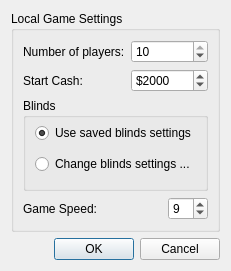
<?xml version="1.0" encoding="UTF-8"?>
<ui version="4.0">
 <class>newGameDialog</class>
 <widget class="QDialog" name="newGameDialog">
  <property name="geometry">
   <rect>
    <x>0</x>
    <y>0</y>
    <width>225</width>
    <height>271</height>
   </rect>
  </property>
  <property name="windowTitle">
   <string>Start Local Game</string>
  </property>
  <layout class="QGridLayout">
   <item row="0" column="0">
    <widget class="QGroupBox" name="groupBox">
     <property name="title">
      <string>Local Game Settings</string>
     </property>
     <layout class="QGridLayout">
      <item row="0" column="0">
       <widget class="QLabel" name="label">
        <property name="text">
         <string>Number of players:</string>
        </property>
        <property name="buddy">
         <cstring>spinBox_quantityPlayers</cstring>
        </property>
       </widget>
      </item>
      <item row="0" column="1" colspan="2">
       <widget class="QSpinBox" name="spinBox_quantityPlayers">
        <property name="minimum">
         <number>2</number>
        </property>
        <property name="maximum">
         <number>10</number>
        </property>
        <property name="value">
         <number>10</number>
        </property>
       </widget>
      </item>
      <item row="1" column="0">
       <widget class="QLabel" name="label_2">
        <property name="text">
         <string>Start Cash:</string>
        </property>
        <property name="buddy">
         <cstring>spinBox_startCash</cstring>
        </property>
       </widget>
      </item>
      <item row="1" column="1" colspan="2">
       <widget class="QSpinBox" name="spinBox_startCash">
        <property name="prefix">
         <string>$</string>
        </property>
        <property name="minimum">
         <number>1000</number>
        </property>
        <property name="maximum">
         <number>1000000</number>
        </property>
        <property name="singleStep">
         <number>50</number>
        </property>
        <property name="value">
         <number>2000</number>
        </property>
       </widget>
      </item>
      <item row="2" column="0" colspan="3">
       <widget class="QGroupBox" name="groupBox_2">
        <property name="title">
         <string>Blinds</string>
        </property>
        <layout class="QGridLayout">
         <property name="topMargin">
          <number>0</number>
         </property>
         <item row="0" column="0">
          <widget class="QRadioButton" name="radioButton_useSavedBlindsSettings">
           <property name="text">
            <string>Use saved blinds settings</string>
           </property>
           <property name="checked">
            <bool>true</bool>
           </property>
          </widget>
         </item>
         <item row="1" column="0">
          <widget class="QRadioButton" name="radioButton_changeBlindsSettings">
           <property name="text">
            <string>Change blinds settings ...</string>
           </property>
          </widget>
         </item>
        </layout>
       </widget>
      </item>
      <item row="3" column="0" colspan="2">
       <widget class="QLabel" name="label_5">
        <property name="text">
         <string>Game Speed:</string>
        </property>
        <property name="buddy">
         <cstring>spinBox_gameSpeed</cstring>
        </property>
       </widget>
      </item>
      <item row="3" column="2">
       <widget class="QSpinBox" name="spinBox_gameSpeed">
        <property name="minimum">
         <number>1</number>
        </property>
        <property name="maximum">
         <number>11</number>
        </property>
        <property name="value">
         <number>9</number>
        </property>
       </widget>
      </item>
     </layout>
    </widget>
   </item>
   <item row="1" column="0">
    <widget class="QDialogButtonBox" name="buttonBox">
     <property name="orientation">
      <enum>Qt::Horizontal</enum>
     </property>
     <property name="standardButtons">
      <set>QDialogButtonBox::Cancel|QDialogButtonBox::Ok</set>
     </property>
    </widget>
   </item>
  </layout>
 </widget>
 <tabstops>
  <tabstop>spinBox_quantityPlayers</tabstop>
  <tabstop>spinBox_startCash</tabstop>
  <tabstop>radioButton_useSavedBlindsSettings</tabstop>
  <tabstop>radioButton_changeBlindsSettings</tabstop>
  <tabstop>spinBox_gameSpeed</tabstop>
  <tabstop>buttonBox</tabstop>
 </tabstops>
 <resources/>
 <connections>
  <connection>
   <sender>buttonBox</sender>
   <signal>accepted()</signal>
   <receiver>newGameDialog</receiver>
   <slot>accept()</slot>
   <hints>
    <hint type="sourcelabel">
     <x>248</x>
     <y>254</y>
    </hint>
    <hint type="destinationlabel">
     <x>157</x>
     <y>274</y>
    </hint>
   </hints>
  </connection>
  <connection>
   <sender>buttonBox</sender>
   <signal>rejected()</signal>
   <receiver>newGameDialog</receiver>
   <slot>reject()</slot>
   <hints>
    <hint type="sourcelabel">
     <x>316</x>
     <y>260</y>
    </hint>
    <hint type="destinationlabel">
     <x>286</x>
     <y>274</y>
    </hint>
   </hints>
  </connection>
 </connections>
</ui>
